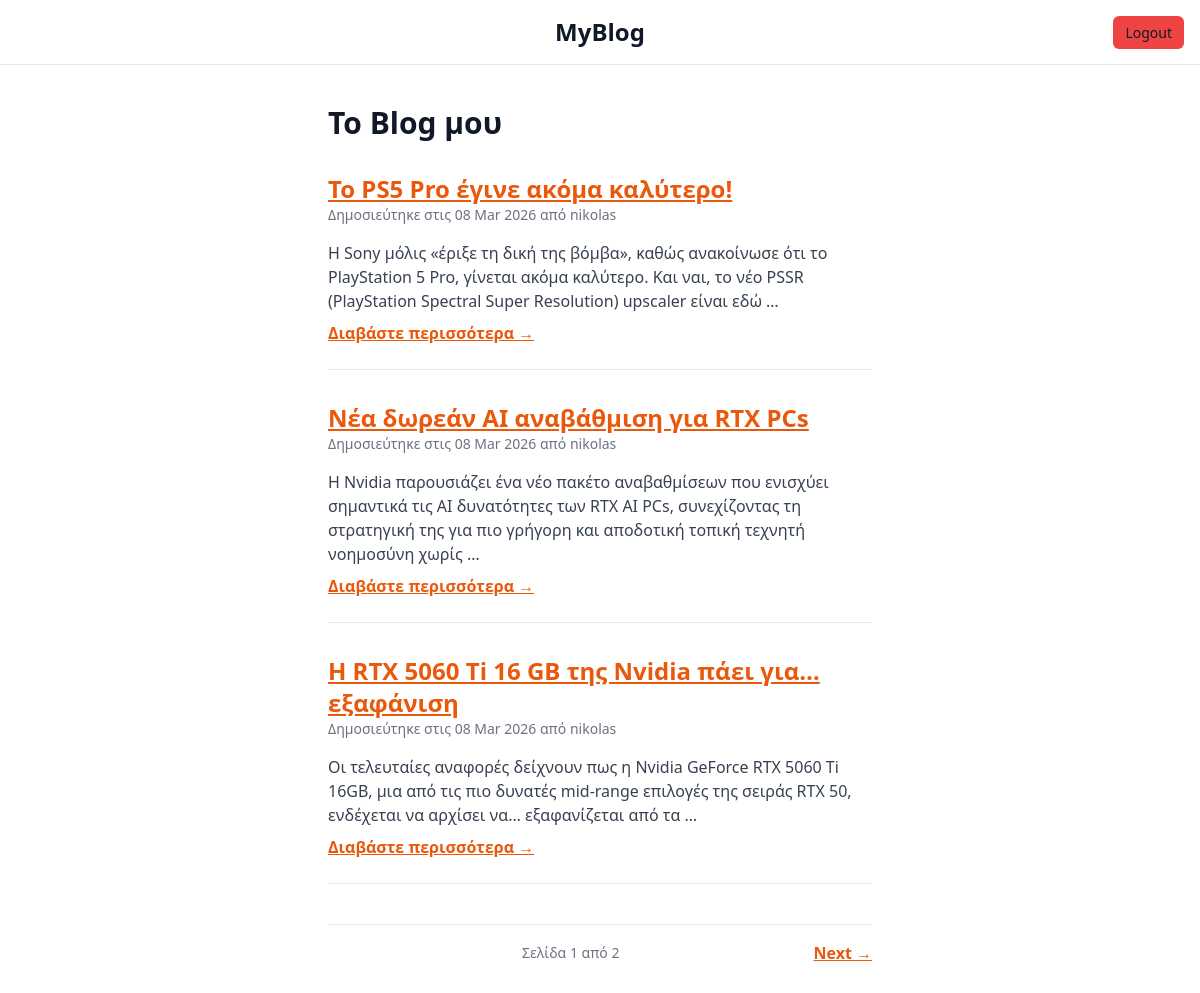
Screenshot of /blog/ (signed in) with the database file from the repository.
### blog/models.py (models this page shows)
class Post(models.Model):
    class Status(models.TextChoices):
        DRAFT = "DF", "Draft"
        PUBLISHED = "P", "Published"
    author = models.ForeignKey(
        settings.AUTH_USER_MODEL, on_delete=models.CASCADE
    )  # ΟΤΑΝ ΔΙΑΓΡΑΦΕΤΕ Ο AUTHOR ΔΙΑΓΡΑΦΟΝΤΑΙ ΤΑ POST ΤΟΥ
    title = models.CharField(max_length=250)
    slug = models.SlugField(
        max_length=250, unique_for_date="publish"
    )  # Ο ΤΙΤΛΟΣ ΤΟΥ BLOG
    body = models.TextField()
    publish = models.DateTimeField()
    created = models.DateTimeField(auto_now_add=True)
    updated = models.DateTimeField(auto_now=True)
    status = models.CharField(choices=Status.choices, default=Status.DRAFT)
    tags = TaggableManager()
    def get_absolute_url(self):  # ΔΙΝΕΙ ΤΑ ΕΞΗς ΔΕΔΟΜΕΝΑ ΣΤΟ ΜΟΝΑΔΙΚΟ URL ΠΟΥ ΦΤΟΙΑΧΝΕΙ
        return reverse(
            "blog:post_detail",
            args=[self.publish.year, self.publish.month, self.publish.day, self.slug],
        )

### blog/views.py (the view)
# urls.py: path('',views.post_list, name='post_list'),#PATH ΓΙΑ ΟΛΑ ΤΑ POST
def post_list(request):
    post_list = Post.objects.all()  # ΤΡΑΒΑΕΙ ΟΛΑ ΤΑ POST
    paginator = Paginator(post_list, 3)  # ΔΙΧΝΕΙ ΑΝΑ 3 POST ΣΕ ΚΑΘΕ ΣΕΛΙΔΑ
    page_number = request.GET.get("page", 1)  # ΔΙΑΒΑΖΕΙ ΠΟΙΑ ΣΕΛΙΔΑ ΑΠΟ ΤΟ URL
    posts = paginator.get_page(page_number)  # ΦΕΡΝΕΙ ΤΑ ΑΡΘΡΑ ΤΗΣ ΣΕΛΙΔΑΣ
    return render(
        request, "blog/post/list.html", {"posts": posts}
    )  # ΣΤΕΛΝΕΙ ΤΑ POST ΣΤΟ HTML

### blog/templates/blog/post/list.html (shortened to what this page needs)
{% extends "base.html" %}
{% block content %}
<h1 class="text-3xl font-bold mb-8">Το Blog μου</h1>
<div class="space-y-8">
    {% for post in posts %}
    <article class="border-b pb-6">
        <h2 class="text-2xl font-semibold text-blue-600 hover:underline">
            <a href="{{ post.get_absolute_url }}">{{ post.title }}</a>
        </h2>
        <p class="text-gray-500 text-sm mb-4">
            Δημοσιεύτηκε στις {{ post.publish|date:"d M Y" }} από {{ post.author.username }}
        </p>
        <p class="text-gray-700">
            {{ post.body|truncatewords:30 }}
        </p>
        <a href="{{ post.get_absolute_url }}" class="text-indigo-600 font-bold mt-2 inline-block">
            Διαβάστε περισσότερα &rarr;
        </a>
    </article>
    {% empty %}
    <p>Δεν υπάρχουν ακόμα αναρτήσεις.</p>
    {% endfor %}
</div>
<div class="mt-10">
    {% include "pagination.html" with page=posts %}
</div>
{% endblock %}

### rows the page displays
Post: title "Το PS5 Pro έγινε ακόμα καλύτερο!", publish "08 Mar 2026", author.username "nikolas", body "Η Sony μόλις «έριξε τη δική της βόμβα», καθώς ανακοίνωσε ότι το PlayStation 5 Pro, γίνεται ακόμα καλύτερο. Και ναι, το νέο PSSR (PlayStation Spectral Super Resolution) upscaler είναι εδώ …"
Post: title "Νέα δωρεάν AI αναβάθμιση για RTX PCs", publish "08 Mar 2026", author.username "nikolas", body "Η Nvidia παρουσιάζει ένα νέο πακέτο αναβαθμίσεων που ενισχύει σημαντικά τις AI δυνατότητες των RTX AI PCs, συνεχίζοντας τη στρατηγική της για πιο γρήγορη και αποδοτική τοπική τεχνητή νοημοσύνη χωρίς …"
Post: title "Η RTX 5060 Ti 16 GB της Nvidia πάει για…εξαφάνιση", publish "08 Mar 2026", author.username "nikolas", body "Οι τελευταίες αναφορές δείχνουν πως η Nvidia GeForce RTX 5060 Ti 16GB, μια από τις πιο δυνατές mid-range επιλογές της σειράς RTX 50, ενδέχεται να αρχίσει να… εξαφανίζεται από τα …"

### other values shown
{{ page.number }} "1"
{{ page.paginator.num_pages }} "2"
